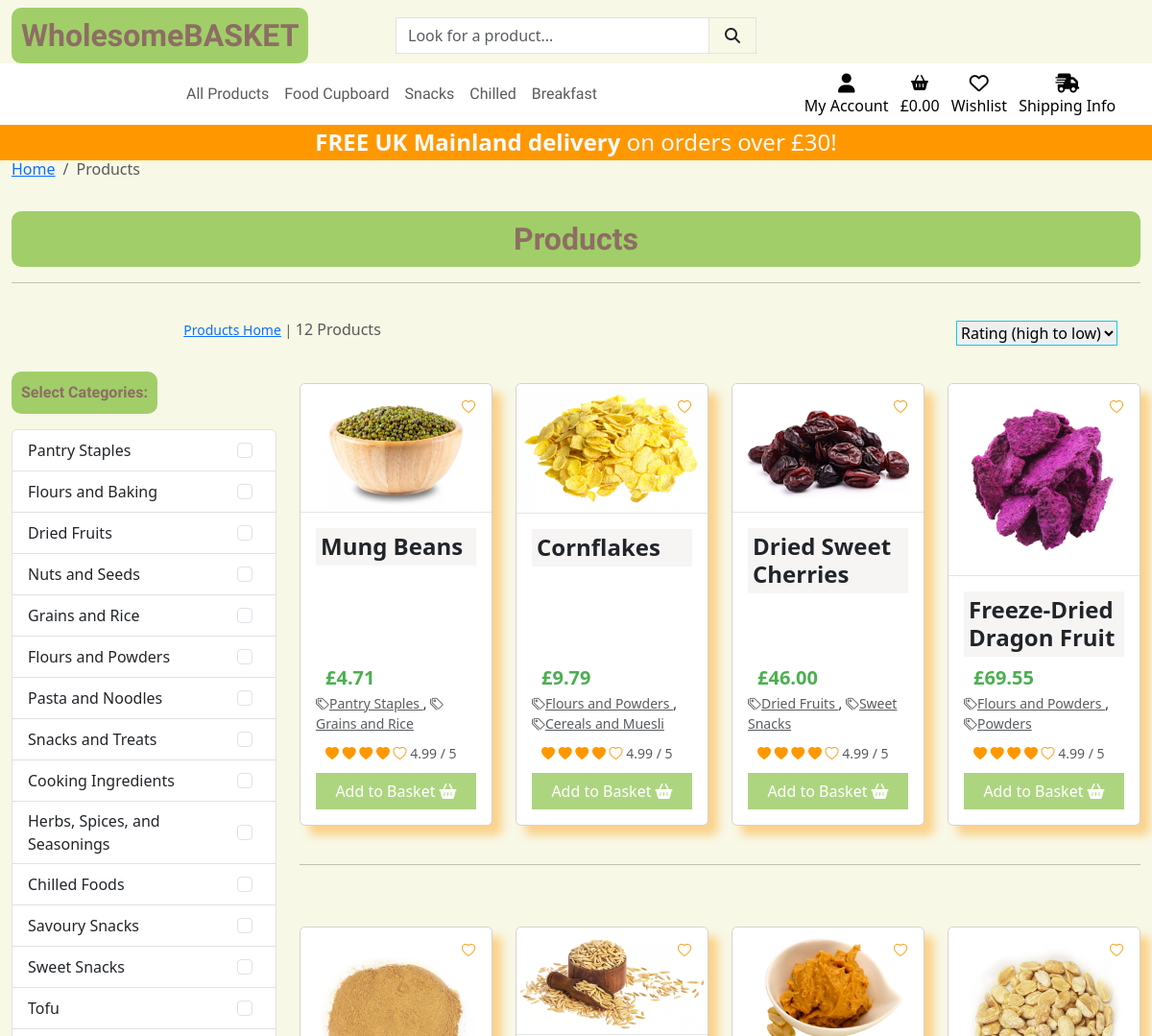
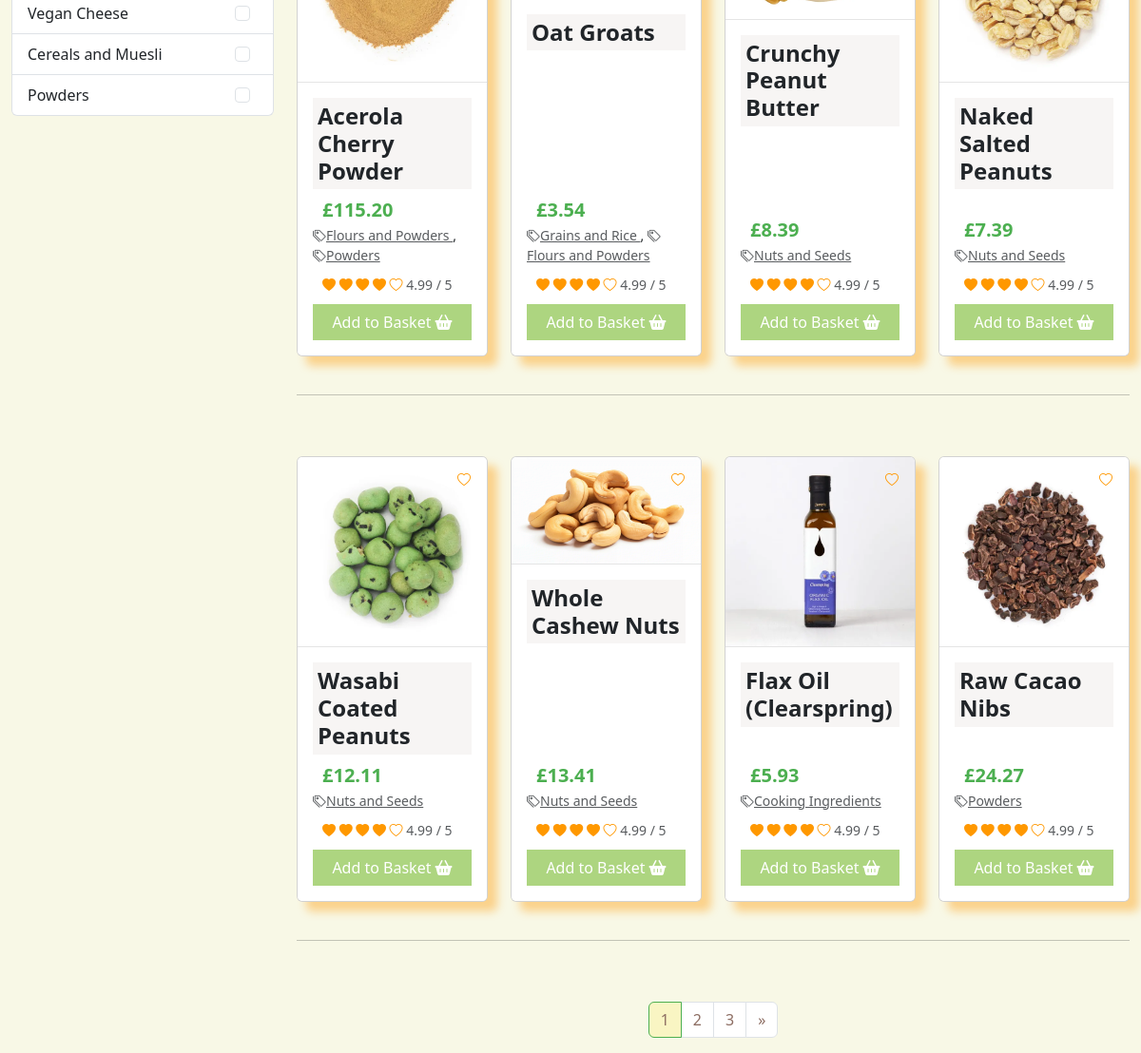
Page /products/?sort=rating&direction=desc on the committed database (2 pictures, top to bottom).
### products/models.py (models this page shows, shortened)
class Category(models.Model):
    class Meta:
        verbose_name_plural = 'Categories'
    name = models.CharField(max_length=254)
    friendly_name = models.CharField(max_length=254, null=True, blank=True)
    image = models.ImageField(upload_to='categories/', null=True, blank=True)

class Product(models.Model):
    category = models.ManyToManyField('Category', related_name='products')
    sku = models.CharField(max_length=254, null=True, blank=True)
    name = models.CharField(max_length=254)
    description = models.TextField()
    price = models.DecimalField(max_digits=6, decimal_places=2, null=True, blank=True)
    ingredients = models.TextField()
    rating = models.DecimalField(max_digits=6, decimal_places=2, null=True, blank=True)
    image = models.ImageField(null=True, blank=True)
    size = models.CharField(max_length=254, null=True, blank=True)

### products/views.py (the view, shortened to what this page needs)
# urls.py: path('', views.all_products, name='products'),
def all_products(request):
    products = Product.objects.all()
    query = None
    selected_categories = []
    sort = None
    direction = None
    categories = Category.objects.all()
    qd = request.GET.copy()
    qd.pop('page', None)
    querystring = qd.urlencode()
    if 'sort' in request.GET:
        sort = request.GET['sort']
        sort_key = sort
        if sort == 'name':
            products = products.annotate(lower_name=Lower('name'))
            sort_key = 'lower_name'
        if sort_key == 'category':
            sort_key = 'category__name'
        direction = request.GET.get('direction', 'asc')
        if direction == 'desc':
            sort_key = f'-{sort_key}'
        products = products.order_by(sort_key)
    if 'category' in request.GET:
        categories= request.GET['category'].split(',')
        products = products.filter(category__name__in=categories).distinct()
        categories = Category.objects.filter(name__in=categories)
    paginator = Paginator(products, 12)
    page_number = request.GET.get('page')
    try:
        products = paginator.page(page_number)
    except PageNotAnInteger:
        products = paginator.page(1)
    except EmptyPage:
        products = paginator.page(paginator.num_pages)
    current_sorting = f'{sort}_{direction}'
    context = {
        'products': products,
        'selected_categories': selected_categories,
        'categories': categories,
        'current_sorting': current_sorting,
        'query': query,
        'querystring': querystring,
    }
    return render(request, 'products/products.html', context)

### basket/contexts.py (called while the page is built, shortened)
def basket_contents(request):
    basket_items = []
    total = 0
    product_count = 0
    basket = request.session.get('basket', {})
    if total < settings.FREE_SHIPPING_THRESHOLD:
        shipping = total * Decimal(settings.STANDARD_SHIPPING_PERCENTAGE / 100)
        free_shipping_delta = settings.FREE_SHIPPING_THRESHOLD - total
    else:
        shipping = 0
        free_shipping_delta = 0
    grand_total = shipping + total
    context = {
        'basket_items': basket_items,
        'total': total,
        'product_count': product_count,
        'shipping': shipping,
        'free_shipping_delta': free_shipping_delta,
        'free_shipping_threshold': settings.FREE_SHIPPING_THRESHOLD,
        'grand_total': grand_total,
    }
    return context

### products/templates/products/products.html (shortened to what this page needs)
{% extends "base.html" %}
{% load static %}
{% block page_header %}
    <div class="container header-container">
    </div>
{% endblock %}
{% block content %}
<div class="container-fluid">
     <nav class="breadcrumb-nav" aria-label="breadcrumb">
        <ol class="breadcrumb">
            <li class="breadcrumb-item"><a href="{% url 'homepage' %}">Home</a></li>
            <li class="breadcrumb-item active" aria-current="page">Products</li>
        </ol>
    </nav>
    <div class="row">
        <div class="col text-center mt-3">
            <h2 class="logo-font">Products</h2>
            <hr>
        </div>
    </div>
    <div class="row">
    {% include 'products/includes/sorting-dropdown.html' %}
         <div class="col-lg-3 order-2 order-lg-1 mb-3 mb-lg-0 d-none d-lg-block side-bar">
            <div class="sidebar-fixed">
            <button class="logo-font mb-3 border-0" type="button" data-bs-toggle="collapse" data-bs-target="#categoriesCollapse" aria-expanded="false" aria-controls="categoriesCollapse">
                Select Categories:
            </button>
            <div class="collapse d-lg-block" id="categoriesCollapse">
                <form id="categoryForm" method="get">
                    <div class="list-group">
                        {% for category in categories %}
                        <div class="list-group-item d-flex justify-content-between align-items-center">
                            <label for="category{{ forloop.counter }}" class="form-check-label mb-0">{{ category.friendly_name }}</label>
                            <div class="form-check">
                                <input class="form-check-input category-checkbox" type="checkbox" value="{{ category.name }}" id="category{{ forloop.counter }}" name="category" >
                            </div>
                        </div>
                        {% endfor %}
                    </div>
                </form>
            </div>
            </div>
        </div>
        <div class="col-lg-9 order-1 order-lg-2">
            <div class="row">
                {% for product in products %}
                <div class="col-sm-6 col-md-6 col-lg-4 col-xl-3 mb-4">
                    <div class="card h-100 product-card">
                        {% if product.image %}
                        <a href="{% url 'product_detail' product.id %}">
                            <img class="card-img-top img-fluid lazyload" src="{{ product.image.url }}" alt="{{ product.name }}" loading="lazy">
                        </a>
                        {% else %}
                        <a href="{% url 'product_detail' product.id %}">
                            <img class="card-img-top img-fluid lazyload" src="{{ MEDIA_URL }}noimage.png" alt="{{ product.name }}" loading="lazy">
                        </a>
                        {% endif %}
                        <div class="card-body pb-0">
                            <h4 class="card-title mb-0">{{ product.name }}</h4>
                            <a class="btn btn-sm position-absolute top-0 end-0 m-2"><i class="bi bi-heart"></i></a>
                        </div>
                        <div class="card-footer bg-white pt-0 border-0 text-left">
                            <div class="row">
                                <div class="col">
                                    <h5 class="product-price mb-0 text-left">£{{ product.price }}</h5>
                                    {% if product.category.exists %}
                                        <p class="small mt-1 mb-0">
                                            {% for category in product.category.all %}
                                                <a class="text-muted" href="{% url 'products' %}?category={{ category.name }}">
                                                    <i class="bi bi-tags"></i>{{ category.friendly_name }}
                                                </a>
                                                {% if not forloop.last %}, {% endif %}
                                            {% endfor %}
                                        </p>
                                    {% endif %}
                                    {% if product.rating %}
                                    <small class="text-muted">
                                        <div class="rating">
                                            {% for i in "12345" %}
                                                {% if forloop.counter <= product.rating %}
                                                    <i class="bi bi-heart-fill"></i>
                                                {% else %}
                                                    <i class="bi bi-heart"></i>
                                                {% endif %}
                                            {% endfor %}
                                            {{ product.rating }} / 5
                                        </div>
                                    </small>
                                    {% else %}
                                    <small class="text-muted">No Rating</small>
                                    {% endif %}
                                    <div class=" text-center">
                                        <div class="cart-btn">
                                        <a href="" type="button" class="btn btn-block text-white">Add to Basket <i class="fa-solid fa-basket-shopping"></i></a>
                                    </div>
                                    </div>
                                </div>
                            </div>
                        </div>
                    </div>
                </div>
            {% if forloop.counter|divisibleby:4 %}
                <div class="col-12 d-none d-xl-block mb-5">
                    <hr>
                </div>
            {% endif %}
            {% endfor %}
            </div>
            <nav aria-label="Page navigation example">
                <ul class="pagination justify-content-center">
                    {% for num in products.paginator.page_range %}
                        {% if products.number == num %}
                            <li class="page-item active"><span class="page-link">{{ num }}</span></li>
                        {% elif num > products.number|add:'-3' and num < products.number|add:'3' %}
                            <li class="page-item"><a class="page-link" href="?page={{ num }}&amp;{{ querystring }}">{{ num }}</a></li>
                        {% endif %}
                    {% endfor %}
                    {% if products.has_next %}
                    <li class="page-item">
                        <a class="page-link" href="?page={{ products.next_page_number }}&amp;{{ querystring }}" aria-label="Next">
                            <span aria-hidden="true">&raquo;</span>
                        </a>
                    </li>
                    {% endif %}
                </ul>
            </nav>
        </div>
    </div>
</div>
{% endblock %}

### static/css/base.css (style rules this page uses)
html { height: 100%; }
body { background: url('/media/backgroud-food-spices.webp') no-repeat center center fixed; background-size: cover; height: calc(100vh - 164px); color: #FAFAFA; font-family: "Raleway", sans-serif; }
.logo-font { font-family: "Playwrite IT Moderna", cursive; color: #8D6E63ff; background-color: rgba(139, 195, 74, 0.8); padding: 10px; border-radius: 10px; font-weight: 800; }
.product-card { border: 1px solid #e5e5e5; box-shadow: 10px 10px 10px rgba(255, 152, 0, 0.4); }
.product-card .card-img-top { width: 100%; height: auto; border-bottom: 1px solid #e5e5e5; }
.product-card .card-body { padding: 1rem; }
.product-card .card-title { background-color: rgba(215, 204, 200, 0.2); font-weight: bold; padding: 5px; }
.product-card .card-footer { padding: 1rem; background-color: #f8f9fa; }
.product-price { color: #4CAF50ff; font-weight: bold; margin: 10px; }
.cart-btn { background-color: rgba(139, 195, 74, 0.7); color: white; width: 100%; }
.list-group-item { cursor: pointer; transition: background-color 0.3s ease; }
.form-check-input { margin-top: 5px !important; }
.pagination .page-link { color: #8D6E63; }
.pagination .page-item.active .page-link { background-color: rgba(255, 235, 59, 0.2); border-color: #4CAF50ff; color: #8D6E63; }
.rating { margin: 10px; }
.bi.bi-heart-fill { color: rgba(255, 152, 0, 1); }
.bi.bi-heart { color: rgba(255, 152, 0, 1); }
@media (min-width: 1200px) { .container { max-width: 80%; } }
@media (min-width: 992px) { .header-container { padding-top: 164px; } }

### rows in the picture
Category: friendly_name "Pantry Staples"
Category: friendly_name "Flours and Baking"
Category: friendly_name "Dried Fruits"
Category: friendly_name "Nuts and Seeds"
Category: friendly_name "Grains and Rice"
Category: friendly_name "Flours and Powders"
Category: friendly_name "Pasta and Noodles"
Category: friendly_name "Snacks and Treats"
Category: friendly_name "Cooking Ingredients"
Category: friendly_name "Herbs, Spices, and Seasonings"
Category: friendly_name "Chilled Foods"
Category: friendly_name "Savoury Snacks"
Category: friendly_name "Sweet Snacks"
Category: friendly_name "Tofu"
Category: friendly_name "Vegan Cheese"
Category: friendly_name "Cereals and Muesli"
Category: friendly_name "Powders"
Product: image (picture), name "Mung Beans", price "4.71", rating "4.99"
Product: image (picture), name "Cornflakes", price "9.79", rating "4.99"
Product: image (picture), name "Dried Sweet Cherries", price "46.00", rating "4.99"
Product: image (picture), name "Freeze-Dried Dragon Fruit", price "69.55", rating "4.99"
Product: image (picture), name "Acerola Cherry Powder", price "115.20", rating "4.99"
Product: image (picture), name "Oat Groats", price "3.54", rating "4.99"
Product: image (picture), name "Crunchy Peanut Butter", price "8.39", rating "4.99"
Product: image (picture), name "Naked Salted Peanuts", price "7.39", rating "4.99"
Product: image (picture), name "Wasabi Coated Peanuts", price "12.11", rating "4.99"
Product: image (picture), name "Whole Cashew Nuts", price "13.41", rating "4.99"
Product: image (picture), name "Flax Oil (Clearspring)", price "5.93", rating "4.99"
Product: image (picture), name "Raw Cacao Nibs", price "24.27", rating "4.99"

### other values in the picture
{{ free_shipping_threshold }} "30"
{{ products|length }} "12"
{{ num }} "1"
{{ num }} "2" "3"
